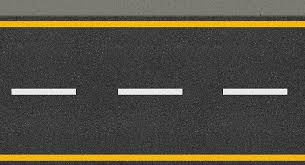
#> input picture Tutorial/OpenCV/image/road.jpg, 305 x 165 px
$ python 6_hough.py
#> lines starting #> are read from the running program, lines starting #| are printed output that depends on the picture; after the words box and inside, x2 and y2 are one past the last pixel; in counts of white or black regions, pixels touching at a corner belong together
import cv2
import numpy as np

image_path = './image/road.jpg'
image = cv2.imread(image_path)
#> image is the input picture: shape (165, 305, 3); mean B, G, R 65.4, 78.6, 83.3

gray_image = cv2.cvtColor(image,cv2.COLOR_BGR2GRAY)
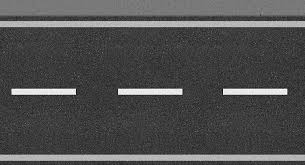
#> gray_image: shape (165, 305); min 0, max 255, mean 78.5
blurred_image = cv2.GaussianBlur(gray_image,(5,5),0)
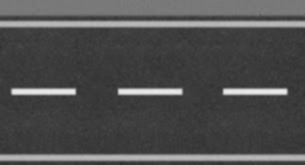
#> blurred_image: shape (165, 305); min 47, max 236, mean 78.5
edge_image = cv2.Canny(blurred_image, 50, 150)
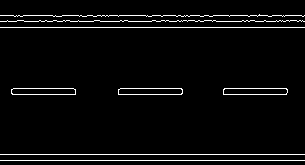
#> edge_image: shape (165, 305); 3.9% white in thin lines or dots, all inside (x1, y1, x2, y2) = (0, 14, 305, 161)

lines = cv2.HoughLinesP(edge_image,1,np.pi/180,20,minLineLength=30,maxLineGap=200)
#> lines = [[12, 94, 286, 94], [0, 15, 304, 15], [0, 27, 304, 27], [0, 160, 304, 160], [0, 154, 304, 154], [0, 21, 304, 21], [13, 88, 286, 88], [7, 20, 302, 20], [14, 16, 303, 16]]
line_image = np.zeros_like(image)


if lines is not None:
    for line in lines:
        x1, y1, x2, y2 = line[0]
        cv2.line(line_image,(x1,y1),(x2,y2),(0,255,0),1)
#> this loop made 9 passes
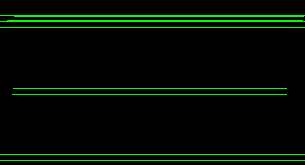
#> line_image: shape (165, 305, 3); mean of channels 0, 1, 2 0, 13.5, 0; drawn as B, G, R

    combined_image = cv2.addWeighted(image,0.8,line_image, 1, 1)
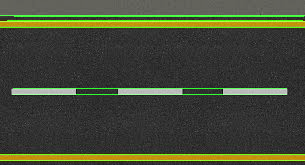
#> combined_image: shape (165, 305, 3); mean B, G, R 53.3, 72.6, 67.7
    # _combined_image = cv2.add(image,line_image)
    cv2.imshow('Original_image',image)
    cv2.imshow('Combined_image',combined_image)
    # cv2.imshow('_Combined_image',_combined_image)
    cv2.waitKey(0)
    cv2.destroyAllWindows()
else:
    print('There is no lane.')
